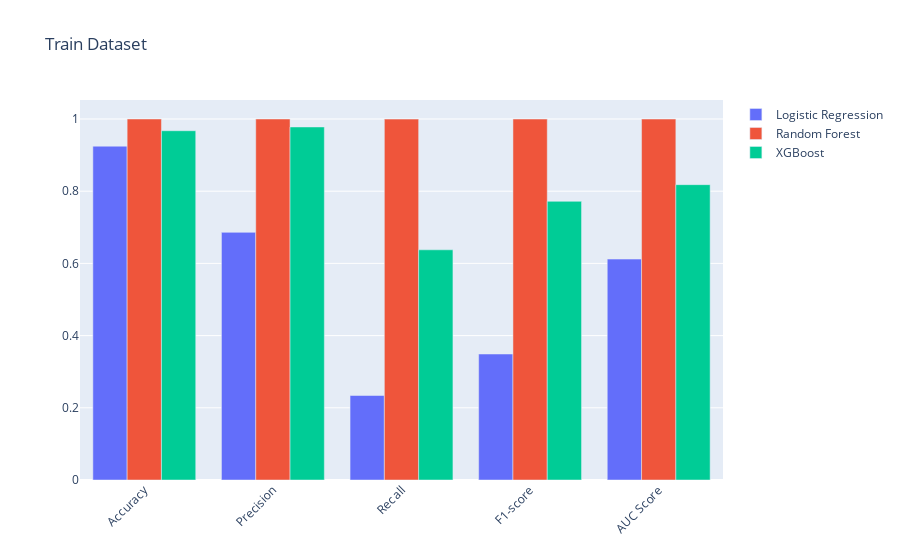

The notebook cell this image was saved under:
### Code cell
plot_bar_results("Train", all_metrics_values)

### Figure 1 — Plotly figure (JSON) as saved in the notebook; plotly's stock layout.template omitted (floating-point values rounded to 4 significant figures)
{"data": [{"name": "Logistic Regression", "type": "bar", "x": ["Accuracy", "Precision", "Recall", "F1-score", "AUC Score"], "y": [0.9247, 0.686, 0.234, 0.349, 0.612]}, {"name": "Random Forest", "type": "bar", "x": ["Accuracy", "Precision", "Recall", "F1-score", "AUC Score"], "y": [1.0, 1, 0.9997, 0.9998, 0.9998]}, {"name": "XGBoost", "type": "bar", "x": ["Accuracy", "Precision", "Recall", "F1-score", "AUC Score"], "y": [0.9675, 0.9779, 0.6376, 0.772, 0.8181]}], "layout": {"barmode": "group", "title": {"text": "Train Dataset"}, "xaxis": {"tickangle": -45}}}
